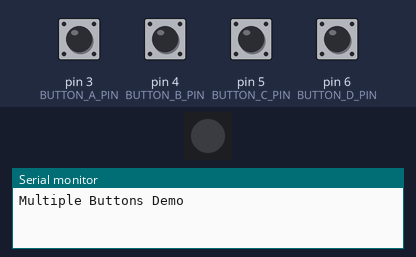
Bench run of a sketch on a simulated Arduino Nano, built with avr-gcc and run on an emulated ATmega328P. Shown: 1 RGB LEDs in strip order, left to right, the last lines printed to the serial monitor. The test bench sets the inputs (shaded band); at power-on: pin 3 (BUTTON_A_PIN), pin 4 (BUTTON_B_PIN), pin 5 (BUTTON_C_PIN), pin 6 (BUTTON_D_PIN) HIGH.

Above: at 1.2 s.
1.3 s: pin 4 (BUTTON_B_PIN) pulled LOW for 0.15 s
At 2.9 s:
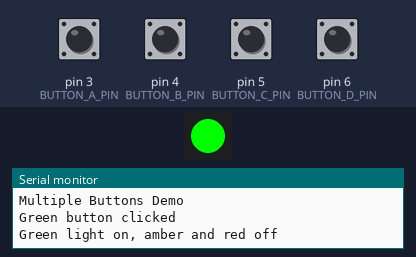
3.3 s: pin 5 (BUTTON_C_PIN) pulled LOW for 0.15 s
At 4.5 s:
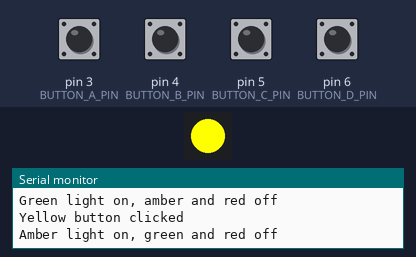
5.3 s: pin 6 (BUTTON_D_PIN) pulled LOW for 0.15 s
At 7.0 s:
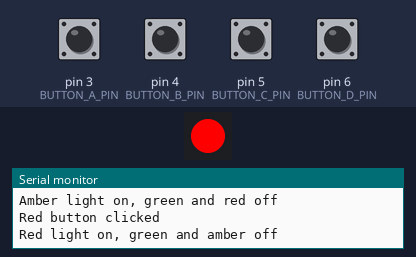
7.3 s: pin 3 (BUTTON_A_PIN) pulled LOW for 0.15 s
At 8.8 s:
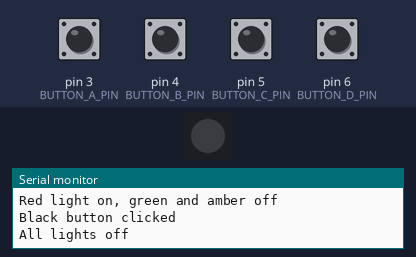
9.3 s: pin 4 (BUTTON_B_PIN) pulled LOW for 1 s
At 11.5 s:
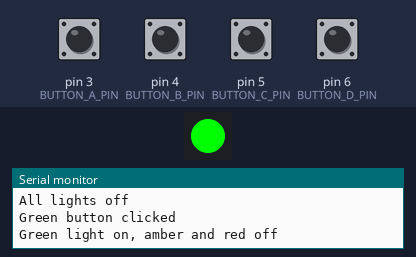
12.1 s: pin 3 (BUTTON_A_PIN) pulled LOW for 1 s
At 14.9 s:
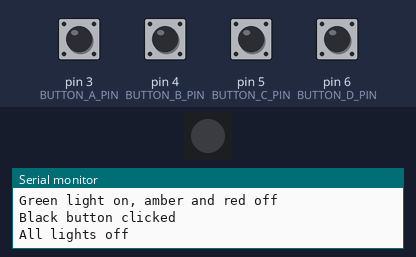
Timing chart, 0 to 15.9 s (numbered marks = the images above; inputs shaded):
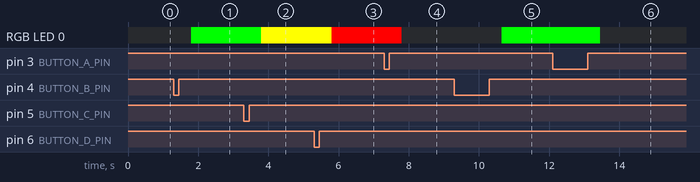

Measured:
- after the input at 1.3 s, RGB LED 0: off → RGB(0, 255, 0) after 0.50 s
- after the input at 3.3 s, RGB LED 0: RGB(0, 255, 0) → RGB(255, 255, 0) after 0.50 s
- after the input at 5.3 s, RGB LED 0: RGB(255, 255, 0) → RGB(255, 0, 0) after 0.50 s
- after the input at 7.3 s, RGB LED 0: RGB(255, 0, 0) → off after 0.50 s
- after the input at 9.3 s, RGB LED 0: off → RGB(0, 255, 0) after 1.4 s
- after the input at 12.1 s, RGB LED 0: RGB(0, 255, 0) → off after 1.4 s

The sketch:

statusbox.ino
```cpp
// Using Arduino Nano
// Neopixel connected to 5V, GND and 2
// Black button connected to GND,3
// Green button connected to GND, 4
// Yellow button connected to GND, 5
// Red buttton connected to GND, 6
/////////////////////////////////////////////////////////////////

#include <Button2.h>
#include <Adafruit_NeoPixel.h>

/////////////////////////////////////////////////////////////////

#define BUTTON_A_PIN  3 // Black button
#define BUTTON_B_PIN  4 // Green button
#define BUTTON_C_PIN  5 // Yellow button
#define BUTTON_D_PIN  6 // Red button
#define LED_PIN 2
#define NUMPIXELS 1

/////////////////////////////////////////////////////////////////

Button2 buttonA, buttonB, buttonC, buttonD;
Adafruit_NeoPixel pixels(NUMPIXELS, LED_PIN, NEO_GRB + NEO_KHZ800);

/////////////////////////////////////////////////////////////////

void setup() {
  Serial.begin(115200);
  delay(50);
  Serial.println("\n\nMultiple Buttons Demo");

  pinMode(BUTTON_A_PIN, INPUT_PULLUP);
  pinMode(BUTTON_B_PIN, INPUT_PULLUP);
  pinMode(BUTTON_C_PIN, INPUT_PULLUP);
  pinMode(BUTTON_D_PIN, INPUT_PULLUP);

  buttonA.begin(BUTTON_A_PIN);
  buttonA.setClickHandler(click);
  buttonA.setLongClickHandler(click);

  buttonB.begin(BUTTON_B_PIN);
  buttonB.setClickHandler(click);
  buttonB.setLongClickHandler(click);

  buttonC.begin(BUTTON_C_PIN);
  buttonC.setClickHandler(click);
  buttonC.setLongClickHandler(click);

  buttonD.begin(BUTTON_D_PIN);
  buttonD.setClickHandler(click);
  buttonD.setLongClickHandler(click);

  pixels.begin();
  pixels.clear();
  pixels.show();
}

/////////////////////////////////////////////////////////////////

void loop() {
  buttonA.loop();
  buttonB.loop();
  buttonC.loop();
  buttonD.loop();
}

/////////////////////////////////////////////////////////////////

void click(Button2& btn) {
  pixels.clear();

  if (btn == buttonA) {
    Serial.println("Black button clicked");
    Serial.println("All lights off");
    pixels.clear();
    pixels.show();
  } else if (btn == buttonB) {
    Serial.println("Green button clicked");
    Serial.println("Green light on, amber and red off");
    pixels.setPixelColor(0, pixels.Color(0, 255, 0));
    pixels.show();
  } else if (btn == buttonC) {
    Serial.println("Yellow button clicked");
    Serial.println("Amber light on, green and red off");
    pixels.setPixelColor(0, pixels.Color(255, 255, 0));
    pixels.show();
  } else if (btn == buttonD) {
    Serial.println("Red button clicked");
    Serial.println("Red light on, green and amber off");
    pixels.setPixelColor(0, pixels.Color(255, 0, 0));
    pixels.show();
  }
}
```
